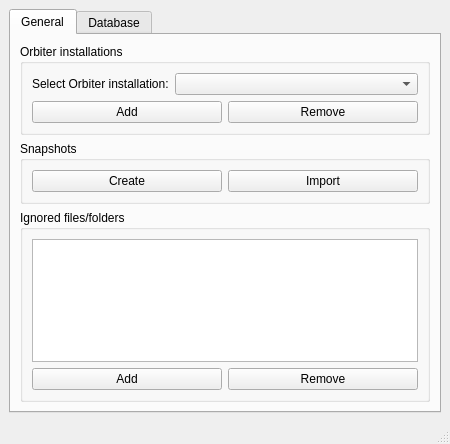
<?xml version="1.0" encoding="UTF-8"?>
<ui version="4.0">
 <class>SettingsWindow</class>
 <widget class="QMainWindow" name="SettingsWindow">
  <property name="geometry">
   <rect>
    <x>0</x>
    <y>0</y>
    <width>450</width>
    <height>444</height>
   </rect>
  </property>
  <property name="windowTitle">
   <string>Settings - Orbiter Addons Manager</string>
  </property>
  <widget class="QWidget" name="centralwidget">
   <layout class="QVBoxLayout" name="verticalLayout">
    <item>
     <widget class="QTabWidget" name="tabWidget">
      <property name="currentIndex">
       <number>0</number>
      </property>
      <widget class="QWidget" name="generalTab">
       <attribute name="title">
        <string>General</string>
       </attribute>
       <layout class="QVBoxLayout" name="verticalLayout_3">
        <item>
         <widget class="QGroupBox" name="orbiterBox">
          <property name="title">
           <string>Orbiter installations</string>
          </property>
          <layout class="QVBoxLayout" name="verticalLayout_2">
           <item>
            <layout class="QHBoxLayout" name="selectLayout">
             <item>
              <widget class="QLabel" name="pathsLabel">
               <property name="sizePolicy">
                <sizepolicy hsizetype="Minimum" vsizetype="Preferred">
                 <horstretch>0</horstretch>
                 <verstretch>0</verstretch>
                </sizepolicy>
               </property>
               <property name="text">
                <string>Select Orbiter installation:</string>
               </property>
              </widget>
             </item>
             <item>
              <widget class="QComboBox" name="pathsCombo">
               <property name="sizePolicy">
                <sizepolicy hsizetype="MinimumExpanding" vsizetype="Fixed">
                 <horstretch>0</horstretch>
                 <verstretch>0</verstretch>
                </sizepolicy>
               </property>
              </widget>
             </item>
            </layout>
           </item>
           <item>
            <layout class="QHBoxLayout" name="buttonsLayout">
             <item>
              <widget class="QPushButton" name="addPathButton">
               <property name="toolTip">
                <string/>
               </property>
               <property name="statusTip">
                <string>Add an Orbiter installation</string>
               </property>
               <property name="text">
                <string>Add</string>
               </property>
              </widget>
             </item>
             <item>
              <widget class="QPushButton" name="removePathButton">
               <property name="toolTip">
                <string/>
               </property>
               <property name="statusTip">
                <string>Remove the selected Orbiter installation</string>
               </property>
               <property name="text">
                <string>Remove</string>
               </property>
              </widget>
             </item>
            </layout>
           </item>
          </layout>
         </widget>
        </item>
        <item>
         <widget class="QGroupBox" name="snapBox">
          <property name="title">
           <string>Snapshots</string>
          </property>
          <layout class="QHBoxLayout" name="horizontalLayout">
           <item>
            <widget class="QPushButton" name="createButton">
             <property name="toolTip">
              <string/>
             </property>
             <property name="statusTip">
              <string>Create a snapshot</string>
             </property>
             <property name="text">
              <string>Create</string>
             </property>
            </widget>
           </item>
           <item>
            <widget class="QPushButton" name="importButton">
             <property name="toolTip">
              <string/>
             </property>
             <property name="statusTip">
              <string>Import a snapshot</string>
             </property>
             <property name="text">
              <string>Import</string>
             </property>
            </widget>
           </item>
          </layout>
         </widget>
        </item>
        <item>
         <widget class="QGroupBox" name="ignoredGroup">
          <property name="title">
           <string>Ignored files/folders</string>
          </property>
          <layout class="QVBoxLayout" name="verticalLayout_5">
           <item>
            <widget class="QListWidget" name="ignoredList"/>
           </item>
           <item>
            <layout class="QHBoxLayout" name="ignoredButtonsLayout">
             <item>
              <widget class="QPushButton" name="addIgnButton">
               <property name="statusTip">
                <string>Add an ignored file/folder</string>
               </property>
               <property name="text">
                <string>Add</string>
               </property>
              </widget>
             </item>
             <item>
              <widget class="QPushButton" name="removeIgnButton">
               <property name="statusTip">
                <string>Remove the selected file/folder</string>
               </property>
               <property name="text">
                <string>Remove</string>
               </property>
              </widget>
             </item>
            </layout>
           </item>
          </layout>
         </widget>
        </item>
       </layout>
      </widget>
      <widget class="QWidget" name="dbTab">
       <attribute name="title">
        <string>Database</string>
       </attribute>
       <layout class="QVBoxLayout" name="verticalLayout_4">
        <item>
         <widget class="QTreeWidget" name="dbTree">
          <column>
           <property name="text">
            <string>Add-ons</string>
           </property>
          </column>
         </widget>
        </item>
        <item>
         <layout class="QHBoxLayout" name="dbButtonsLayout">
          <item>
           <widget class="QPushButton" name="addEntryButton">
            <property name="toolTip">
             <string/>
            </property>
            <property name="statusTip">
             <string>Add an add-on to the database</string>
            </property>
            <property name="text">
             <string>Add</string>
            </property>
           </widget>
          </item>
          <item>
           <widget class="QPushButton" name="removeEntryButton">
            <property name="toolTip">
             <string/>
            </property>
            <property name="statusTip">
             <string>Remove the selected add-on from the database</string>
            </property>
            <property name="text">
             <string>Remove</string>
            </property>
           </widget>
          </item>
         </layout>
        </item>
        <item>
         <widget class="QPushButton" name="editEntryButton">
          <property name="toolTip">
           <string/>
          </property>
          <property name="statusTip">
           <string>Edit the selected add-on</string>
          </property>
          <property name="text">
           <string>Edit</string>
          </property>
         </widget>
        </item>
       </layout>
      </widget>
     </widget>
    </item>
   </layout>
  </widget>
  <widget class="QStatusBar" name="statusbar"/>
 </widget>
 <resources/>
 <connections/>
</ui>
